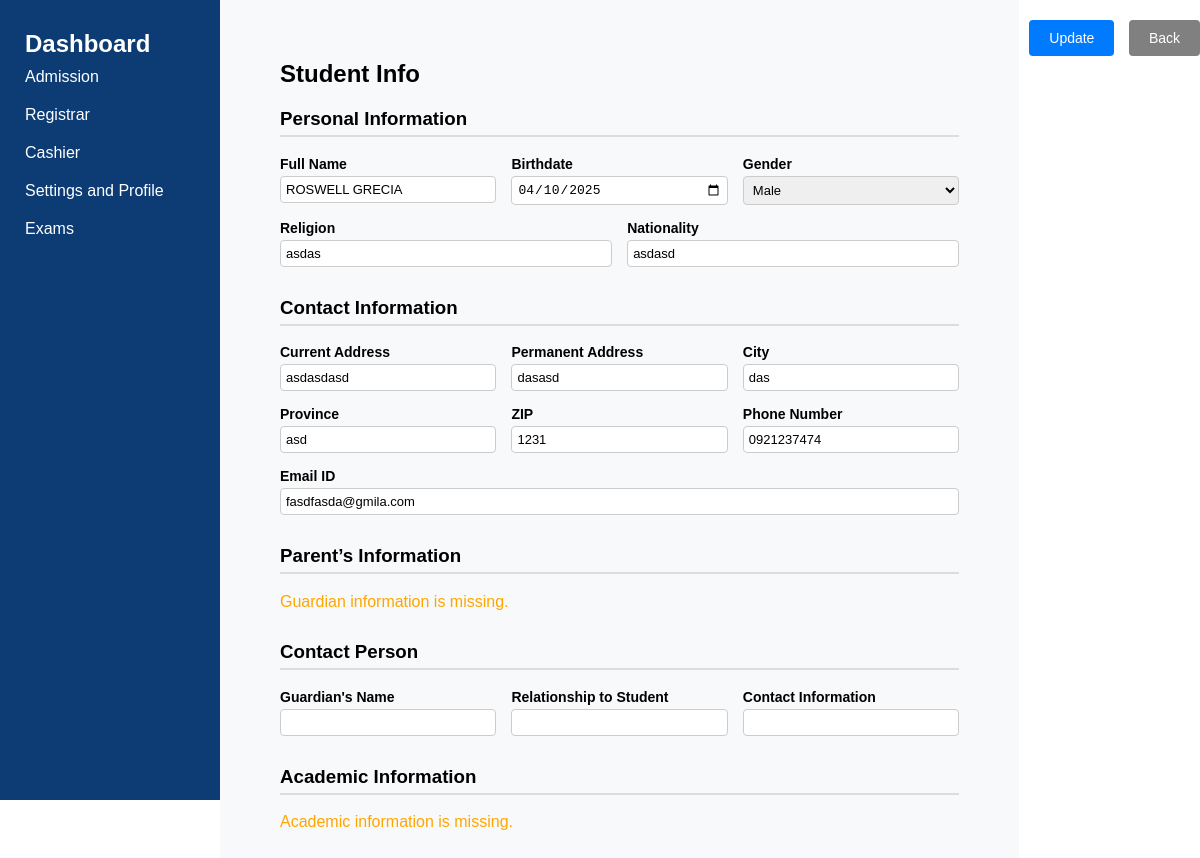
Page /Personal-Information.php?id=47 on the committed database.
### tables this page shows
CREATE TABLE `admission` (
  `id` int(11) NOT NULL,
  `name` varchar(255) NOT NULL,
  `bdate` date NOT NULL,
  `gender` enum('m','f','o') NOT NULL,
  `nat` varchar(255) NOT NULL,
  `religion` varchar(255) NOT NULL,
  `curraddress` text NOT NULL,
  `province` varchar(255) NOT NULL,
  `peraddress` text NOT NULL,
  `zip` varchar(10) NOT NULL,
  `email` varchar(255) NOT NULL,
  `city` varchar(255) NOT NULL,
  `phoneno` varchar(20) NOT NULL
);

### Personal-Information.php (the view, shortened to what this page needs)
<?php
include 'connect.php';
$studentData = $guardianData = $documentData = [];
if (isset($_GET['id'])) {
    $id = intval($_GET['id']);
    $admissionQuery = $conn->prepare("SELECT * FROM admission WHERE id = ?");
    $admissionQuery->bind_param("i", $id);
    $admissionQuery->execute();
    $admissionResult = $admissionQuery->get_result();
    if ($admissionResult->num_rows > 0) {
        $studentData = $admissionResult->fetch_assoc();
    }
} else {
    echo "<h3 style='color:red;'>No student ID provided in URL.</h3>";
    exit;
}
?>
<!DOCTYPE html>
<html>
<head>
</head>
<body>
<div class="sidebar">
    <h2>Dashboard</h2>
    <ul>
        <li>Admission</li>
        <li>Registrar</li>
        <li>Cashier</li>
        <li>Settings and Profile</li>
        <li>Exams</li>
    </ul>
</div>
<div class="main">
    <div>
        <h2>Student Info</h2>
       <?php if (empty($studentData)): ?>
    <p style="color: red;">No admission data found for this student.</p>
<?php else: ?>
        <form action="update_student.php" method="POST">
            <div class="section">
                <h3>Personal Information</h3>
                <div class="field-group">
                    <div class="field"><label>Full Name</label><input name="name" type="text" value="<?= $studentData['name'] ?>"></div>
                    <div class="field"><label>Birthdate</label><input name="bdate" type="date" value="<?= $studentData['bdate'] ?>"></div>
                    <div class="field"><label>Gender</label>
                        <select name="gender">
                            <option <?= $studentData['gender'] == 'm' ? 'selected' : '' ?>>Male</option>
                        </select>
                    </div>
                    <div class="field"><label>Religion</label><input name="religion" type="text" value="<?= $studentData['religion'] ?>"></div>
                    <div class="field"><label>Nationality</label><input name="nat" type="text" value="<?= $studentData['nat'] ?>"></div>
                </div>
            </div>
            <div class="section">
                <h3>Contact Information</h3>
                <div class="field-group">
                    <div class="field"><label>Current Address</label><input name="curraddress" type="text" value="<?= $studentData['curraddress'] ?>"></div>
                    <div class="field"><label>Permanent Address</label><input name="peraddress" type="text" value="<?= $studentData['peraddress'] ?>"></div>
                    <div class="field"><label>City</label><input name="city" type="text" value="<?= $studentData['city'] ?>"></div>
                    <div class="field"><label>Province</label><input name="province" type="text" value="<?= $studentData['province'] ?>"></div>
                    <div class="field"><label>ZIP</label><input name="zip" type="text" value="<?= $studentData['zip'] ?>"></div>
                    <div class="field"><label>Phone Number</label><input name="phoneno" type="text" value="<?= $studentData['phoneno'] ?>"></div>
                    <div class="field"><label>Email ID</label><input name="email" type="email" value="<?= $studentData['email'] ?>"></div>
                </div>
            </div>
            <div class="section">
                <h3>Parent’s Information</h3>
                 <?php if (empty($guardianData)): ?>
        <p style="color: orange;">Guardian information is missing.</p>
                <?php endif; ?>
            </div>
            <div class="section">
                <h3>Contact Person</h3>
                <div class="field-group">
                    <div class="field"><label>Guardian's Name</label><input name="gname" type="text" value="<?= $guardianData['gname'] ?>"></div>
                    <div class="field"><label>Relationship to Student</label><input name="relationship" type="text" value="<?= $guardianData['relationship'] ?>"></div>
                    <div class="field"><label>Contact Information</label><input name="gno" type="text" value="<?= $guardianData['gno'] ?>"></div>
                </div>
            </div>
            <div class="section">
                <h3>Academic Information</h3>
                <?php if (empty($documentData)): ?>
        <p style="color: orange;">Academic information is missing.</p>
                    <?php endif; ?>
                </div>
            </div>
    </div>
    <div class="bottom-buttons">
        <button type="submit">Update</button>
        <a href="Post-AdmissionPreview.php"><button type="button" class="back-btn">Back</button></a>
    </div>
    <?php endif; ?>
</body>
</html>

### Personal-Information.php (style rules this page uses)
body { font-family: Arial, sans-serif; margin: 0; display: flex; }
* { box-sizing: border-box; }
.sidebar { width: 220px; background: #0d3c74; color: white; padding: 30px 25px; height: 100vh; position: fixed; top: 0; left: 0; overflow: auto; }
.main { margin-left: 220px; flex: 1; padding: 40px 60px; background-color: #f8f9fa; min-height: 100vh; display: flex; flex-direction: column; justify-content: space-between; }
.sidebar h2, .sidebar ul { margin: 0; padding: 0; }
.sidebar ul { list-style: none; }
.sidebar ul li { padding: 10px 0; }
.section { margin-bottom: 30px; }
.section h3 { border-bottom: 2px solid #ddd; padding-bottom: 5px; }
.field-group { display: flex; flex-wrap: wrap; gap: 15px; }
.field { flex: 1; min-width: 200px; }
label { display: block; font-weight: bold; margin-bottom: 4px; font-size: 14px; }
input[type="text"], input[type="email"], input[type="date"], select { width: 100%; padding: 5px; font-size: 13px; border: 1px solid #ccc; border-radius: 4px; }
form { flex: 1; }
.bottom-buttons { text-align: right; padding-top: 20px; padding-bottom: 40px; }
.bottom-buttons button { padding: 10px 20px; margin-left: 10px; border: none; border-radius: 4px; background-color: #007bff; color: white; cursor: pointer; font-size: 14px; }
.bottom-buttons .back-btn { background-color: gray; }

### rows in the picture
admission: name "ROSWELL GRECIA", bdate "04/10/2025", religion "asdas", nat "asdasd", curraddress "asdasdasd", peraddress "dasasd", city "das", province "asd", zip "1231", phoneno "0921237474", email "fasdfasda@gmila.com"
